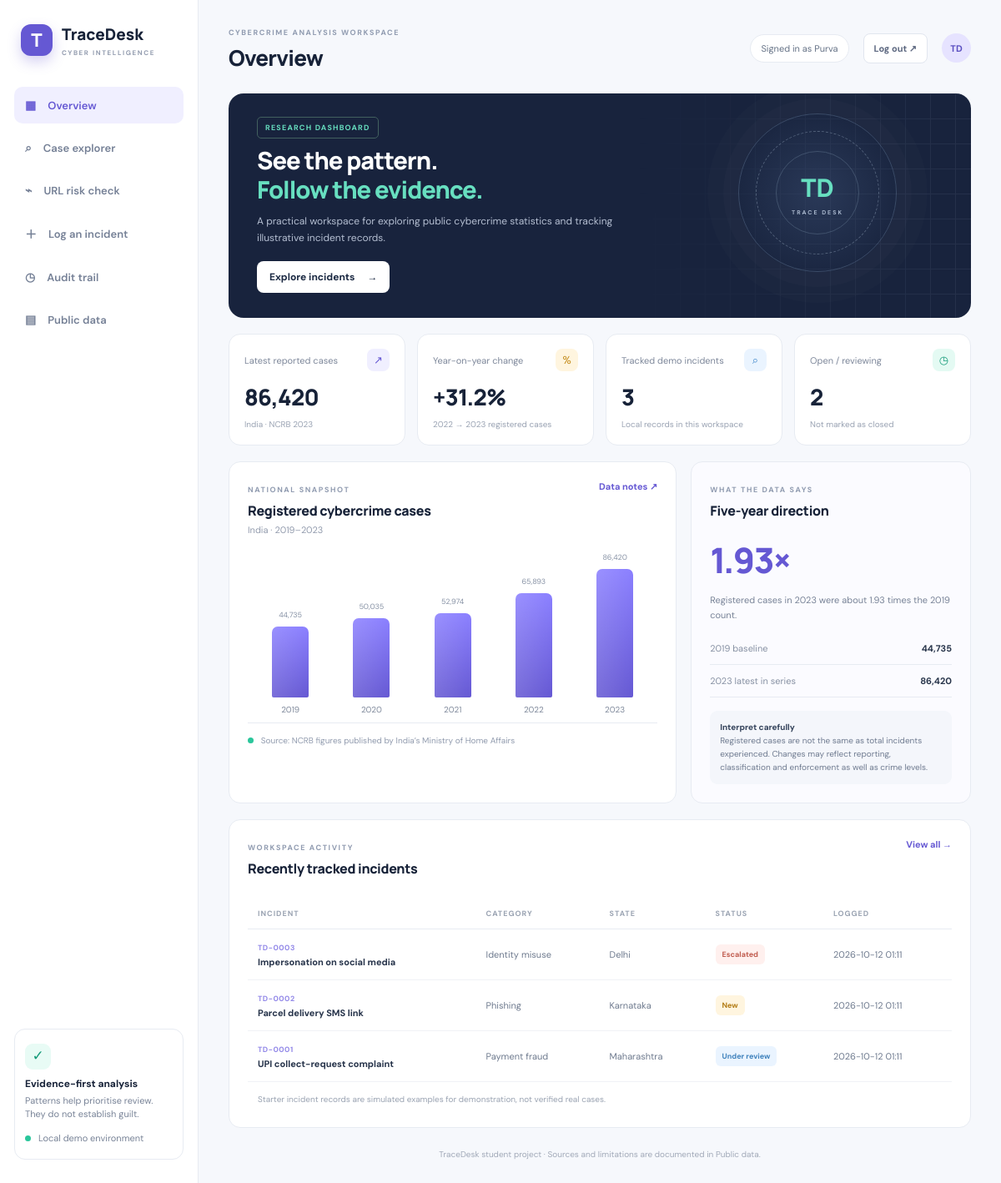
The page / (signed in) on the database its author committed.
### tables this page shows
CREATE TABLE incidents(
            id INTEGER PRIMARY KEY AUTOINCREMENT, title TEXT NOT NULL,
            category TEXT NOT NULL, state TEXT NOT NULL, amount REAL DEFAULT 0,
            status TEXT DEFAULT 'New', description TEXT NOT NULL, created_at TEXT NOT NULL,
            evidence_hash TEXT DEFAULT '', user_id INTEGER REFERENCES users(id));

### app.py (the view)
@app.route("/")
@login_required
def dashboard():
    stats=read_stats(); uid=session["user_id"]
    with connect() as con:
        incidents=con.execute("SELECT * FROM incidents WHERE user_id=? ORDER BY id DESC",(uid,)).fetchall()
        total=con.execute("SELECT COUNT(*) FROM incidents WHERE user_id=?",(uid,)).fetchone()[0]
        open_count=con.execute("SELECT COUNT(*) FROM incidents WHERE user_id=? AND status IN ('New','Under review')",(uid,)).fetchone()[0]
        amount=con.execute("SELECT COALESCE(SUM(amount),0) FROM incidents WHERE user_id=?",(uid,)).fetchone()[0]
    growth=round((stats[-1]["cases"]-stats[-2]["cases"])/stats[-2]["cases"]*100,1)
    return render_template("index.html",stats=stats,incidents=incidents[:6],total=total,open_count=open_count,amount=amount,growth=growth)

### app.py (called while the page is built)
def connect():
    con = sqlite3.connect(DB)
    con.row_factory = sqlite3.Row
    con.execute("PRAGMA foreign_keys = ON")
    return con

def login_required(view):
    @wraps(view)
    def wrapped(*args, **kwargs):
        if not session.get("user_id"):
            flash("Please log in to access the analyst workspace.", "error")
            return redirect(url_for("login", next=request.path))
        return view(*args, **kwargs)
    return wrapped

def read_stats():
    with open(DATA, newline="", encoding="utf-8") as f:
        return [{"year": int(r["year"]), "cases": int(r["registered_cases"])} for r in csv.DictReader(f)]

### templates/index.html
{% extends "base.html" %}{% block title %}Overview · TraceDesk{% endblock %}{% block heading %}Overview{% endblock %}
{% block content %}
<section class="welcome"><div><span class="pill">RESEARCH DASHBOARD</span><h2>See the pattern.<br><em>Follow the evidence.</em></h2><p>A practical workspace for exploring public cybercrime statistics and tracking illustrative incident records.</p><a class="btn light" href="/cases">Explore incidents <span>→</span></a></div><div class="orb"><div class="orb-inner">TD<span>TRACE DESK</span></div></div><div class="welcome-grid"></div></section>
<section class="metrics">
<div class="metric"><div class="metric-top"><span>Latest reported cases</span><span class="metric-icon purple">↗</span></div><strong>{{ "{:,}".format(stats[-1].cases) }}</strong><small>India · NCRB 2023</small></div>
<div class="metric"><div class="metric-top"><span>Year-on-year change</span><span class="metric-icon amber">%</span></div><strong>+{{ growth }}%</strong><small>2022 → 2023 registered cases</small></div>
<div class="metric"><div class="metric-top"><span>Tracked demo incidents</span><span class="metric-icon blue">⌕</span></div><strong>{{ total }}</strong><small>Local records in this workspace</small></div>
<div class="metric"><div class="metric-top"><span>Open / reviewing</span><span class="metric-icon green">◷</span></div><strong>{{ open_count }}</strong><small>Not marked as closed</small></div></section>
<section class="two-col"><div class="panel chart-panel"><div class="panel-head"><div><span class="eyebrow">NATIONAL SNAPSHOT</span><h3>Registered cybercrime cases</h3><p>India · 2019–2023</p></div><a href="/data" class="text-link">Data notes ↗</a></div>
<div class="chart">{% set maxval=stats[-1].cases %}{% for s in stats %}<div class="bar-group"><div class="bar-value">{{ "{:,}".format(s.cases) }}</div><div class="bar" style="height:{{ (s.cases/maxval*165)|int }}px"><span></span></div><div class="bar-year">{{ s.year }}</div></div>{% endfor %}</div><div class="chart-note"><span class="live-dot"></span> Source: NCRB figures published by India’s Ministry of Home Affairs</div></div>
<div class="panel insight-panel"><span class="eyebrow">WHAT THE DATA SAYS</span><h3>Five-year direction</h3><div class="big-stat">1.93×</div><p>Registered cases in 2023 were about 1.93 times the 2019 count.</p><div class="insight-line"><span>2019 baseline</span><b>44,735</b></div><div class="insight-line"><span>2023 latest in series</span><b>86,420</b></div><div class="notice"><b>Interpret carefully</b><br>Registered cases are not the same as total incidents experienced. Changes may reflect reporting, classification and enforcement as well as crime levels.</div></div></section>
<section class="panel recent"><div class="panel-head"><div><span class="eyebrow">WORKSPACE ACTIVITY</span><h3>Recently tracked incidents</h3></div><a class="text-link" href="/cases">View all →</a></div>
<div class="table-wrap"><table><thead><tr><th>INCIDENT</th><th>CATEGORY</th><th>STATE</th><th>STATUS</th><th>LOGGED</th></tr></thead><tbody>{% for c in incidents %}<tr><td><span class="case-id">TD-{{ "%04d"|format(c.id) }}</span><b>{{ c.title }}</b></td><td>{{ c.category }}</td><td>{{ c.state }}</td><td><span class="status {{ c.status|lower|replace(' ','-') }}">{{ c.status }}</span></td><td>{{ c.created_at }}</td></tr>{% endfor %}</tbody></table></div><p class="footnote">Starter incident records are simulated examples for demonstration, not verified real cases.</p></section>
{% endblock %}

### templates/base.html (shortened to what this page needs)
<!doctype html><html lang="en"><head><meta charset="utf-8"><meta name="viewport" content="width=device-width, initial-scale=1">
<title>{% block title %}TraceDesk · Cybercrime Analysis{% endblock %}</title><link rel="stylesheet" href="{{ url_for('static',filename='style.css') }}"></head>
<body><aside class="sidebar"><a class="brand" href="/"><span class="brand-icon">T</span><span>TraceDesk<small>CYBER INTELLIGENCE</small></span></a>
{% if session.get('user_id') %}<nav><a href="/" class="{{ 'active' if request.path=='/' else '' }}">▦ <span>Overview</span></a><a href="/cases" class="{{ 'active' if request.path=='/cases' else '' }}">⌕ <span>Case explorer</span></a><a href="/analyzer" class="{{ 'active' if request.path=='/analyzer' else '' }}">⌁ <span>URL risk check</span></a><a href="/report" class="{{ 'active' if request.path=='/report' else '' }}">＋ <span>Log an incident</span></a><a href="/audit" class="{{ 'active' if request.path=='/audit' else '' }}">◷ <span>Audit trail</span></a><a href="/data" class="{{ 'active' if request.path=='/data' else '' }}">▤ <span>Public data</span></a></nav>{% else %}<nav><a href="/login">↪ <span>Login</span></a><a href="/signup">＋ <span>Create account</span></a><a href="/data">▤ <span>Public data</span></a></nav>{% endif %}
<div class="sidebar-bottom"><div class="mini-shield">✓</div><b>Evidence-first analysis</b><p>Patterns help prioritise review. They do not establish guilt.</p><span class="live-dot"></span> Local demo environment</div></aside>
<main class="main"><header class="topbar"><div><span class="eyebrow">CYBERCRIME ANALYSIS WORKSPACE</span><h1>{% block heading %}Overview{% endblock %}</h1></div><div class="top-right">{% if session.get('user_id') %}<span class="privacy">Signed in as {{ session.get('user_name') }}</span><form method="post" action="/logout"><button class="logout-btn">Log out ↗</button></form>{% else %}<a class="btn primary" href="/signup">Create account →</a>{% endif %}<div class="avatar">TD</div></div></header>
{% block content %}{% endblock %}
<footer>TraceDesk student project · Sources and limitations are documented in Public data.</footer></main></body></html>

### rows shown on the page
incidents: id "0003", title "Impersonation on social media", category "Identity misuse", state "Delhi", status "Escalated", created_at "2026-10-12 01:11"
incidents: id "0002", title "Parcel delivery SMS link", category "Phishing", state "Karnataka", status "New", created_at "2026-10-12 01:11"
incidents: id "0001", title "UPI collect-request complaint", category "Payment fraud", state "Maharashtra", status "Under review", created_at "2026-10-12 01:11"

### other values the page prints
{{ session.get('user_name') }} "Purva"
{{ "{:,}".format(stats[-1].cases) }} "86,420"
{{ growth }} "31.2"
{{ total }} "3"
{{ open_count }} "2"
{{ "{:,}".format(s.cases) }} "44,735" "50,035" "52,974" "65,893" "86,420"
{{ s.year }} "2019" "2020" "2021" "2022" "2023"
